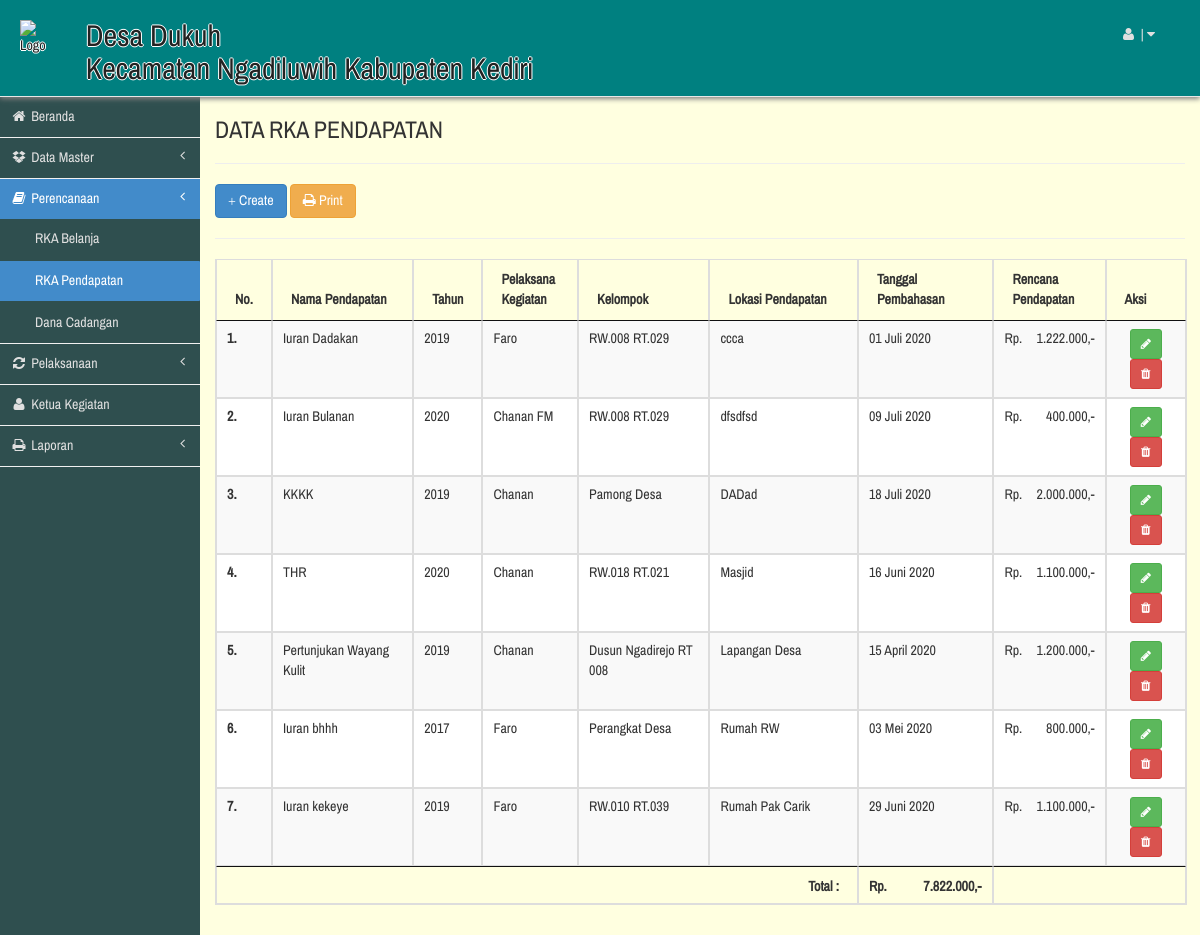
Page /index.php/admin/c_perencanaan/lists_rka_pendapatan on the committed database.
### tables this page shows
CREATE TABLE `tbl_rka_pendapatan` (
  `id_rka_pendapatan` int(10) NOT NULL AUTO_INCREMENT,
  `tahun` varchar(100) DEFAULT NULL,
  `id_kegiatan` varchar(50) DEFAULT NULL,
  `kelompok` varchar(100) DEFAULT NULL,
  `jenis` varchar(100) DEFAULT NULL,
  `lokasi_kegiatan` text,
  `jumlah` varchar(100) DEFAULT NULL,
  `tgl_pembahasan` varchar(10) DEFAULT NULL,
  `tgl_rka_pendapatan` varchar(10) DEFAULT NULL,
  PRIMARY KEY (`id_rka_pendapatan`)
);

CREATE TABLE `tbl_kegiatan` (
  `id_kegiatan` int(10) NOT NULL AUTO_INCREMENT,
  `kode_kegiatan` varchar(20) DEFAULT NULL,
  `nama_kegiatan` varchar(100) DEFAULT NULL,
  `nik_kegiatan` varchar(100) DEFAULT NULL,
  `alamat_kegiatan` varchar(200) DEFAULT NULL,
  `telp_kegiatan` varchar(50) DEFAULT NULL,
  `user_kegiatan` varchar(50) DEFAULT NULL,
  `pass_kegiatan` varchar(100) DEFAULT NULL,
  `foto_ketua` varchar(70) DEFAULT NULL,
  PRIMARY KEY (`id_kegiatan`)
);

### application/controllers/admin/c_perencanaan.php (called while the page is built, shortened)
<?php if ( ! defined('BASEPATH')) exit('No direct script access allowed');
class C_perencanaan extends CI_Controller {
    function  __construct()
    {
        $this->load->helper('flexigrid_helper');
        $this->load->library('flexigrid');
        $this->load->helper('form');
        $this->load->model('page_model');
		    $this->load->library('encrypt');
    }
      function lists_rka_pendapatan() {
          $data['page_title'] = 'DATA RKA PENDAPATAN';
          $this->db->join('tbl_kegiatan', 'tbl_kegiatan.id_kegiatan=tbl_rka_pendapatan.id_kegiatan', 'left');
          $this->db->order_by('id_rka_pendapatan', 'DESC');
          $data['v_data'] = $this->db->get('tbl_rka_pendapatan');
          $data['menu'] = $this->load->view('menu/v_admin', $data, TRUE);
          $data['content'] = $this->load->view('perencanaan/rka_pendapatan/v_list', $data, TRUE);
          $this->load->view('utama', $data);
      }
}
?>

### index.php (called while the page is built, shortened)
<?php
require_once BASEPATH.'core/CodeIgniter'.EXT;

### application/models/page_model.php (called while the page is built, shortened)
<?php
class Page_model extends CI_Model
{
	public static function tgl_id($date)
	{
			$str = explode('-', $date);
			$bulan = array(
				'01' => 'Januari',
				'02' => 'Februari',
				'03' => 'Maret',
				'04' => 'April',
				'05' => 'Mei',
				'06' => 'Juni',
				'07' => 'Juli',
				'08' => 'Agustus',
				'09' => 'September',
				'10' => 'Oktober',
				'11' => 'November',
				'12' => 'Desember',
			);
			return $str['0'] . " " . $bulan[$str[1]] . " " .$str[2];
	}
}

### application/views/perencanaan/rka_pendapatan/v_list.php (the view, shortened to what this page needs)
<link rel="stylesheet" type="text/css" href="<?=$this->config->item('base_url');?>assetku/DataTables/datatables.min.css"/>
<h3><?= $page_title ?></h3>
<hr>
<a href="rka_pendapatan/add" class="btn btn-primary"><i class="glyphicon glyphicon-plus"></i> Create</a>
<a href="rka_pendapatan/print" class="btn btn-warning" target="_blank"><i class="fa fa-print"></i> Print</a>
<hr>
<div class="table-responsive">
<table id="table_id" class="table table-bordered table-striped display" cellspacing="0" width="100%">
    <thead>
        <tr>
            <th width="1%" rowspan="2">No.</th>
            <th width="16%" rowspan="2">Nama Pendapatan</th>
            <th width="5%" rowspan="2">Tahun</th>
            <th width="10%" rowspan="2">Pelaksana Kegiatan</th>
            <th width="15%" rowspan="2">Kelompok</th>
            <th width="17%" rowspan="2">Lokasi Pendapatan</th>
            <th width="15%" rowspan="2">Tanggal Pembahasan</th>
            <th width="12%" rowspan="2">Rencana Pendapatan</th>
            <th width="15%" rowspan="2">Aksi</th>
        </tr>
    </thead>
    <tbody>
      <?php
      $no=1;
      $total_jumlah = 0;
      foreach ($v_data->result() as $baris) {?>
        <tr>
          <th><?php echo $no++; ?>.</th>
          <td><?php echo $baris->jenis; ?></td>
          <td><?php echo $baris->tahun; ?></td>
          <td><?php echo $baris->nama_kegiatan; ?></td>
          <td><?php echo $baris->kelompok; ?></td>
          <td><?php echo $baris->lokasi_kegiatan; ?></td>
          <td><?php echo $this->page_model->tgl_id("$baris->tgl_pembahasan"); ?></td>
          <td>Rp.<span style="float:right;"><?php echo number_format($baris->jumlah, 0,",","."); ?>,-</span></td>
          <td align="center">
            <a href="edit_rka_pendapatan/<?php echo $baris->id_rka_pendapatan; ?>" class="btn btn-success btn-sm"><i class="fa fa-pencil"></i></a>
            <a href="hapus_rka_pendapatan/<?php echo $baris->id_rka_pendapatan; ?>" class="btn btn-danger btn-sm" onclick="return confirm('Anda Yakin?');"><i class="fa fa-trash"></i></a>
          </td>
        </tr>
      <?php
      $total_jumlah += $baris->jumlah;
      } ?>
    </tbody>
    <tfoot>
      <tr>
        <th colspan="6" style="text-align:right">Total :</th>
        <th><span style="margin-left:-8px;">Rp.</span><span style="float:right;margin-right:-7px;"><?php echo number_format($total_jumlah,0,",","."); ?>,-</span></th>
        <th colspan="2"></th>
      </tr>
    </tfoot>
</table>
</div>

### assetku/css/sb-admin-2.css (style rules this page uses)
body { background-color: #f8f8f8; }

### datepicker/rfnet.css (style rules this page uses)
A { text-decoration: none; }
hr { width: 100%; }

### rows in the picture
tbl_rka_pendapatan: jenis "Iuran Dadakan", tahun "2019", id_kegiatan.nama_kegiatan "Faro", kelompok "RW.008 RT.029", lokasi_kegiatan "ccca", tgl_pembahasan "01 Juli 2020", jumlah "1.222.000"
tbl_rka_pendapatan: jenis "Iuran Bulanan", tahun "2020", id_kegiatan.nama_kegiatan "Chanan FM", kelompok "RW.008 RT.029", lokasi_kegiatan "dfsdfsd", tgl_pembahasan "09 Juli 2020", jumlah "400.000"
tbl_rka_pendapatan: jenis "KKKK", tahun "2019", id_kegiatan.nama_kegiatan "Chanan", kelompok "Pamong Desa", lokasi_kegiatan "DADad", tgl_pembahasan "18 Juli 2020", jumlah "2.000.000"
tbl_rka_pendapatan: jenis "THR", tahun "2020", id_kegiatan.nama_kegiatan "Chanan", kelompok "RW.018 RT.021", lokasi_kegiatan "Masjid", tgl_pembahasan "16 Juni 2020", jumlah "1.100.000"
tbl_rka_pendapatan: jenis "Pertunjukan Wayang Kulit", tahun "2019", id_kegiatan.nama_kegiatan "Chanan", kelompok "Dusun Ngadirejo RT 008", lokasi_kegiatan "Lapangan Desa", tgl_pembahasan "15 April 2020", jumlah "1.200.000"
tbl_rka_pendapatan: jenis "Iuran bhhh", tahun "2017", id_kegiatan.nama_kegiatan "Faro", kelompok "Perangkat Desa", lokasi_kegiatan "Rumah RW", tgl_pembahasan "03 Mei 2020", jumlah "800.000"
tbl_rka_pendapatan: jenis "Iuran kekeye", tahun "2019", id_kegiatan.nama_kegiatan "Faro", kelompok "RW.010 RT.039", lokasi_kegiatan "Rumah Pak Carik", tgl_pembahasan "29 Juni 2020", jumlah "1.100.000"

### other values in the picture
$page_title "DATA RKA PENDAPATAN"
$total_jumlah "7.822.000"
